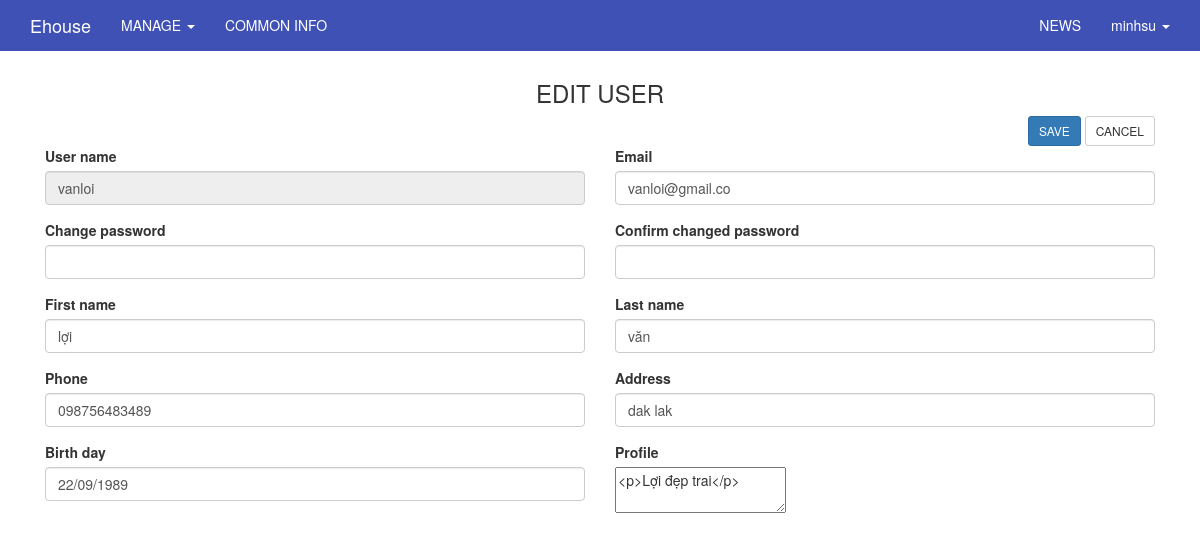
The app's page /admin/users/edit/18 (signed in) with its own data.
### tables this page shows
CREATE TABLE `users` (
  `id` int(11) UNSIGNED NOT NULL,
  `ip_address` varchar(15) NOT NULL,
  `username` varchar(100) NOT NULL,
  `password` varchar(255) NOT NULL,
  `salt` varchar(255) DEFAULT NULL,
  `email` varchar(100) NOT NULL,
  `activation_code` varchar(40) DEFAULT NULL,
  `forgotten_password_code` varchar(40) DEFAULT NULL,
  `forgotten_password_time` int(11) UNSIGNED DEFAULT NULL,
  `remember_code` varchar(40) DEFAULT NULL,
  `created_on` int(11) UNSIGNED NOT NULL,
  `last_login` int(11) UNSIGNED DEFAULT NULL,
  `active` tinyint(1) UNSIGNED DEFAULT NULL,
  `first_name` varchar(50) DEFAULT NULL,
  `last_name` varchar(50) DEFAULT NULL,
  `company` varchar(100) DEFAULT NULL,
  `birth_day` varchar(50) NOT NULL,
  `phone` varchar(20) DEFAULT NULL,
  `address` varchar(255) DEFAULT NULL,
  `profile` text,
  `modified_date` datetime DEFAULT NULL
);

### application/core/MY_Controller.php (called while the page is built, shortened)
<?php
class MY_Controller extends CI_Controller {
	protected function render($the_view = NULL, $template = 'master')
	{
		if($template == 'json' || $this->input->is_ajax_request())
		{
			header('Content-Type: application/json');
			echo json_encode($this->data);
		}
		else if(is_null($template))
		{
			$this->load->view($the_view, $this->data);
		}else
		{
			$this->data['the_view_content'] = (is_null($the_view)) ? '' : $this->load->view($the_view, $this->data, TRUE);
			$this->load->view('templates/' . $template . '_view', $this->data);
		}
	}
}
class Admin_Controller extends MY_Controller
{
	function __construct()
	{
		$current_user = $this->ion_auth->user()->row();
	}
	protected function render($the_view = NULL, $template = 'admin_master')
	{
		parent::render($the_view, $template);
	}
}

### application/controllers/admin/Users.php (called while the page is built, shortened)
<?php
class Users extends Admin_Controller
{
    function __construct()
    {
        parent::__construct();
        $this->form_validation->set_error_delimiters('<span class="form_error">','</span>');
    }
    public function edit($user_id = NULL)
    {
        $user_id = $this->input->post('user_id') ? $this->input->post('user_id') : $user_id;
        $this->form_validation->set_rules('first_name','First name','trim|required');
        $this->form_validation->set_rules('last_name','Last name','trim|required');
        $this->form_validation->set_rules('phone','Phone','trim|required');
        $this->form_validation->set_rules('address','Address','trim');
        $this->form_validation->set_rules('email','Email','trim|required|valid_email');
        $this->form_validation->set_rules('password','Password','min_length[6]');
        $this->form_validation->set_rules('password_confirm','Password confirmation','matches[password]');
        $this->form_validation->set_rules('user_id','User ID','trim|integer|required');
        if($this->form_validation->run() === FALSE){
            if($user = $this->ion_auth->user((int) $user_id)->row()){
                $this->data['user'] = $user;
            }else{
                $this->postal->add('The user doesn\'t exist.','error');
                redirect('admin/users');
            }
            $this->render('admin/users/edit_view');
        }
    }
}

### index.php (called while the page is built, shortened)
<?php
require_once BASEPATH.'core/CodeIgniter.php';

### application/libraries/Ion_auth.php (called while the page is built, shortened)
<?php  if ( ! defined('BASEPATH')) exit('No direct script access allowed');
class Ion_auth
{
    public $_cache_user_in_group;
    public function __construct()
    {
        $this->_cache_user_in_group =& $this->ion_auth_model->_cache_user_in_group;
        $this->ion_auth_model->trigger_events('library_constructor');
    }
    public function __call($method, $arguments)
    {
        return call_user_func_array( array($this->ion_auth_model, $method), $arguments);
    }
    public function __get($var)
    {
        return get_instance()->$var;
    }
    public function logged_in()
    {
        $this->ion_auth_model->trigger_events('logged_in');
        return (bool) $this->session->userdata('identity');
    }
    public function in_group($check_group, $id=false, $check_all = false)
    {
        $this->ion_auth_model->trigger_events('in_group');
        $id || $id = $this->session->userdata('user_id');
        if (!is_array($check_group))
        {
            $check_group = array($check_group);
        }
        if (isset($this->_cache_user_in_group[$id]))
        {
            $groups_array = $this->_cache_user_in_group[$id];
        }
        else
        {
            $users_groups = $this->ion_auth_model->get_users_groups($id)->result();
            $groups_array = array();
            foreach ($users_groups as $group)
            {
                $groups_array[$group->id] = $group->name;
            }
            $this->_cache_user_in_group[$id] = $groups_array;
        }
        foreach ($check_group as $key => $value)
        {
            $groups = (is_string($value)) ? $groups_array : array_keys($groups_array);
            if (in_array($value, $groups) xor $check_all)
            {
                return !$check_all;
            }
        }
        return $check_all;
    }
}

### application/models/Ion_auth_model.php (called while the page is built, shortened)
<?php  if ( ! defined('BASEPATH')) exit('No direct script access allowed');
class Ion_auth_model extends CI_Model
{
    public $tables = array();
    public $_ion_where = array();
    public $_ion_select = array();
    public $_ion_limit = NULL;
    public $_ion_offset = NULL;
    public $_ion_order_by = NULL;
    public $_ion_order = NULL;
    protected $response = NULL;
    public function __construct()
    {
        $this->config->load('ion_auth', TRUE);
        $this->tables  = $this->config->item('tables', 'ion_auth');
    }
    public function limit($limit)
    {
        $this->_ion_limit = $limit;
        return $this;
    }
    public function where($where, $value = NULL)
    {
        if (!is_array($where))
        {
            $where = array($where => $value);
        }
        array_push($this->_ion_where, $where);
        return $this;
    }
    public function order_by($by, $order='desc')
    {
        $this->_ion_order_by = $by;
        $this->_ion_order    = $order;
        return $this;
    }
    public function row()
    {
        $row = $this->response->row();
        return $row;
    }
    public function users($groups = NULL)
    {
        if (isset($this->_ion_select) && !empty($this->_ion_select))
        {
            foreach ($this->_ion_select as $select)
            {
                $this->db->select($select);
            }
            $this->_ion_select = array();
        }
        else
        {
            $this->db->select(array(
                $this->tables['users'].'.*',
                $this->tables['users'].'.id as id',
                $this->tables['users'].'.id as user_id'
            ));
        }
        if (isset($this->_ion_where) && !empty($this->_ion_where))
        {
            foreach ($this->_ion_where as $where)
            {
                $this->db->where($where);
            }
            $this->_ion_where = array();
        }
        if (isset($this->_ion_limit) && isset($this->_ion_offset))
        {
            $this->db->limit($this->_ion_limit, $this->_ion_offset);
            $this->_ion_limit  = NULL;
            $this->_ion_offset = NULL;
        }
        else if (isset($this->_ion_limit))
        {
            $this->db->limit($this->_ion_limit);
            $this->_ion_limit  = NULL;
        }
        if (isset($this->_ion_order_by) && isset($this->_ion_order))
        {
            $this->db->order_by($this->_ion_order_by, $this->_ion_order);
            $this->_ion_order    = NULL;
            $this->_ion_order_by = NULL;
        }
        $this->response = $this->db->get($this->tables['users']);
        return $this;
    }
    public function user($id = NULL)
    {
        $id = isset($id) ? $id : $this->session->userdata('user_id');
        $this->users();
        return $this;
    }
}

### application/libraries/Session.php (called while the page is built, shortened)
<?php if ( ! defined('BASEPATH')) exit('No direct script access allowed');
class Session
{
    protected $sess_namespace = '';
    protected $store = array();
     private function initialize()
     {
        if (isset($_SESSION[$this->sess_namespace]) ) {
            $this->store = $_SESSION[$this->sess_namespace];
        }
        $destroy = false;
        if (!$destroy) {
            return;
        }
    }
    public function userdata($value)
    {
        if (isset($this->store[$value])) {
            return $this->store[$value];
        } else {
            return false;
        }
    }
    public function set_userdata($data = array(), $value = '')
    {
        if (is_string($data)) {
            $data = array($data => $value);
        }
        foreach ($data as $key => $val) {
            $this->store[$key] = $val;
        }
    }
}

### application/views/admin/users/edit_view.php (the view, shortened to what this page needs)
<div class="container" style="margin-top:0px;">
    <div class="row">
        <div class="col-lg-12">
            <h3 class="text-center">EDIT USER</h3>
        </div>
    </div>
    <?php echo form_open_multipart('admin/users/edit/'.$user->id);?>
    <div class="row">
        <div class="col-xs-12">
            <div class="col-xs-12 ">
                <div class="pull-right">
                    <?php echo form_submit('submit', 'SAVE', 'class="btn btn-primary btn-lg btn-sm"');?>
                    <a href="<?php echo base_url('admin/users') ?>"><input class="btn btn-default btn-lg btn-sm" type="button" value="CANCEL"></a>
                </div>
            </div>
        </div>
    </div>
    <div class="row">
        <div class="col-lg-12">
            <div class="form-group col-md-6 col-lg-6">
                <?php
                echo form_label('User name','username');
                ?>
                <input type="text" name="username" class="form-control" disabled value="<?php echo $user->username; ?>">
            </div>
            <div class="form-group col-md-6 col-lg-6">
                <?php
                echo form_label('Email','email');
                ?>
                <input type="text" name="email" class="form-control" value="<?php if(set_value("email")) echo set_value("email"); else echo $user->email; ?>">
            </div>
            <div class="form-group col-md-6 col-lg-6">
                <?php
                echo form_label('Change password','password');
                ?>
                <input type="password" name="password" class="form-control">
            </div>
            <div class="form-group col-md-6 col-lg-6">
                <?php
                echo form_label('Confirm changed password','password_confirm');
                ?>
                <input type="password" name="password_confirm" class="form-control">
            </div>
            <div class="form-group col-md-6 col-lg-6">
                <?php
                echo form_label('First name','first_name');
                ?>
                <input type="text" name="first_name" class="form-control" value="<?php if(set_value("first_name")) echo set_value("first_name"); else echo $user->first_name; ?>">
            </div>
            <div class="form-group col-md-6 col-lg-6">
                <?php
                echo form_label('Last name','last_name');
                ?>
                <input type="text" name="last_name" class="form-control" value="<?php if(set_value("last_name")) echo set_value("last_name"); else echo $user->last_name; ?>">
            </div>
            <div class="form-group col-md-6 col-lg-6">
                <?php
                echo form_label('Phone','phone');
                ?>
                <input type="text" name="phone" class="form-control" value="<?php if(set_value("phone")) echo set_value("phone"); else echo $user->phone; ?>">
            </div>
            <div class="form-group col-md-6 col-lg-6">
                <?php
                echo form_label('Address','address');
                ?>
                <input type="text" name="address" class="form-control" value="<?php if(set_value("address")) echo set_value("address"); else echo $user->address; ?>">
            </div>
            <div class="form-group col-md-6 col-lg-6">
                <?php
                echo form_label('Birth day','birth_day');
                ?>
                <input type="text" id="birth_day" name="birth_day" class="form-control" value="<?php if(set_value("birth_day")) echo set_value("birth_day"); else echo $user->birth_day; ?>">
            </div>
            <div class="form-group col-md-6 col-lg-6">
                <?php echo form_label('Profile','profile'); ?>
                <div id="editor">
                    <textarea class="ckeditor" name="profile"><?php if(set_value("profile")) echo set_value("profile"); else echo $user->profile; ?></textarea>
                </div>
            </div>
            <?php echo form_close();?>
        </div>

### application/views/templates/_parts/admin_master_header_view.php (shortened to what this page needs)
    <!DOCTYPE html>
<html>
    <head>
    </head>
<body>
<?php
if($this->ion_auth->logged_in()) {
    ?>
    <nav class="navbar navbar-inverse navbar-fixed-top">
        <div class="container">
            <div class="navbar-header">
                <a class="navbar-brand"
                   href="<?php echo base_url(); ?>" target="_new"><?php echo 'Ehouse'?></a>
            </div>
            <div id="navbar" class="collapse navbar-collapse">
                <ul class="nav navbar-nav">
                    <li class="dropdown">
                        <a href="#" class="dropdown-toggle" data-toggle="dropdown" role="button" aria-expanded="false">MANAGE <span class="caret"></span></a>
                    </li>
                    <li><?php echo anchor('admin/website/index','COMMON INFO');?></li>
                </ul>
                <ul class="nav navbar-nav navbar-right">
                    <li><?php echo anchor('admin/news/index','NEWS');?></li>
                    <li class="dropdown">
                        <a href="#" class="dropdown-toggle" data-toggle="dropdown" role="button" aria-expanded="false"><?php echo $this->ion_auth->user()->row()->username;?> <span class="caret"></span></a>
                    </li>
                </ul>
            </div>
        </div>
    </nav>
<?php
}
?>

### public/css/admin.css (style rules this page uses)
.navbar-inverse { background-color: #3F51B5; border-color: #3F51B5; border-radius: inherit; }
.navbar-inverse .navbar-nav>li>a { color: white; }
.navbar-inverse .navbar-brand { color: white; }

### records on screen
users: id+username "minhsu"
users: username "vanloi", email "vanloi@gmail.co", first_name "lợi", last_name "văn", phone "098756483489", address "dak lak", birth_day "22/09/1989", profile "<p>Lợi đẹp trai</p>"

### other values on screen
anchor('admin/website/index','COMMON INFO') "COMMON INFO"
anchor('admin/news/index','NEWS') "NEWS"
form_label('User name','username') "User name"
form_label('Email','email') "Email"
form_label('Change password','password') "Change password"
form_label('Confirm changed password','password_confirm') "Confirm changed password"
form_label('First name','first_name') "First name"
form_label('Last name','last_name') "Last name"
form_label('Phone','phone') "Phone"
form_label('Address','address') "Address"
form_label('Birth day','birth_day') "Birth day"
form_label('Profile','profile') "Profile"
